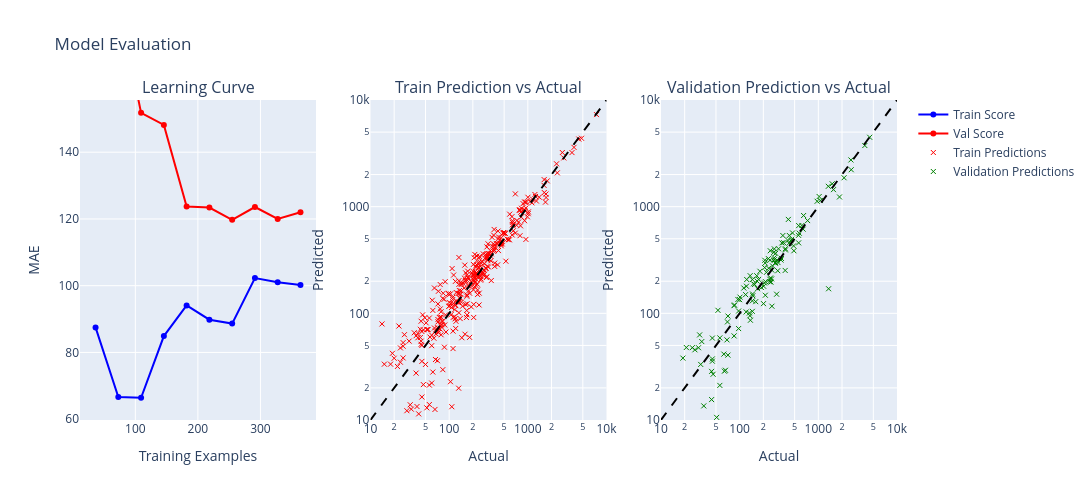

Notebook code for this chart:
### Code cell
plotting_pred_vs_actual_LC(pipeline3, X_train_ride_3, y_train_ride_3, X_val_ride_3, y_val_ride_3, X_train_ride_T1, X_val_ride_T1)

### Figure 1 — Plotly figure (JSON) as saved in the notebook; plotly's stock layout.template omitted (floating-point values rounded to 4 significant figures; data arrays with more than 128 entries replaced by an {"elided": "..."} marker saying what was removed)
{"data": [{"hovertemplate": "Size: %{x:.0f}<br>MAE: %{y:.0f}s<extra></extra>", "line": {"color": "blue"}, "mode": "lines+markers", "name": "Train Score", "type": "scatter", "x": [36.4, 72.8, 109.2, 145.6, 182.0, 218.4, 254.8, 291.2, 327.6, 364.0], "xaxis": "x", "y": [87.49, 66.66, 66.39, 84.92, 94.07, 89.81, 88.64, 102.3, 101.0, 100.2], "yaxis": "y"}, {"hovertemplate": "Size: %{x:.0f}<br>MAE: %{y:.0f}s<extra></extra>", "line": {"color": "red"}, "mode": "lines+markers", "name": "Val Score", "type": "scatter", "x": [36.4, 72.8, 109.2, 145.6, 182.0, 218.4, 254.8, 291.2, 327.6, 364.0], "xaxis": "x", "y": [2346.0, 185.1, 151.8, 148.2, 123.7, 123.4, 119.7, 123.6, 120.0, 122.0], "yaxis": "y"}, {"customdata": {"elided": "364 int values"}, "hovertemplate": "<b>Segment ID:</b> %{text}<br><b>Actual:</b> %{x:.0f}s<br><b>Predicted:</b> %{y:.0f}s<extra></extra>", "marker": {"line": {"color": "red", "width": 1}, "size": 5, "symbol": "x-thin"}, "mode": "markers", "name": "Train Predictions", "text": {"elided": "364 float values"}, "type": "scatter", "x": {"elided": "364 int values"}, "xaxis": "x2", "y": {"elided": "364 float values"}, "yaxis": "y2"}, {"line": {"color": "black", "dash": "dash"}, "mode": "lines", "showlegend": false, "type": "scatter", "x": [10, 10000], "xaxis": "x2", "y": [10, 10000], "yaxis": "y2"}, {"customdata": {"elided": "132 int values"}, "hovertemplate": "<b>Segment ID:</b> %{text}<br><b>Actual:</b> %{x:.0f}s<br><b>Predicted:</b> %{y:.0f}s<extra></extra>", "marker": {"line": {"color": "green", "width": 1}, "size": 5, "symbol": "x-thin"}, "mode": "markers", "name": "Validation Predictions", "text": {"elided": "132 float values"}, "type": "scatter", "x": {"elided": "132 int values"}, "xaxis": "x3", "y": {"elided": "132 float values"}, "yaxis": "y3"}, {"line": {"color": "black", "dash": "dash"}, "mode": "lines", "showlegend": false, "type": "scatter", "x": [10, 10000], "xaxis": "x3", "y": [10, 10000], "yaxis": "y3"}], "layout": {"annotations": [{"font": {"size": 16}, "showarrow": false, "text": "Learning Curve", "x": 0.1444, "xanchor": "center", "xref": "paper", "y": 1, "yanchor": "bottom", "yref": "paper"}, {"font": {"size": 16}, "showarrow": false, "text": "Train Prediction vs Actual", "x": 0.5, "xanchor": "center", "xref": "paper", "y": 1, "yanchor": "bottom", "yref": "paper"}, {"font": {"size": 16}, "showarrow": false, "text": "Validation Prediction vs Actual", "x": 0.8556, "xanchor": "center", "xref": "paper", "y": 1, "yanchor": "bottom", "yref": "paper"}], "height": 500, "hovermode": "closest", "title": {"text": "Model Evaluation"}, "width": 1400, "xaxis": {"anchor": "y", "domain": [0, 0.2889], "title": {"text": "Training Examples"}}, "xaxis2": {"anchor": "y2", "domain": [0.3556, 0.6444], "range": [1, 4], "title": {"text": "Actual"}, "type": "log"}, "xaxis3": {"anchor": "y3", "domain": [0.7111, 1], "range": [1, 4], "title": {"text": "Actual"}, "type": "log"}, "yaxis": {"anchor": "x", "domain": [0, 1], "range": [59.75, 155.6], "title": {"text": "MAE"}}, "yaxis2": {"anchor": "x2", "domain": [0, 1], "range": [1, 4], "title": {"text": "Predicted"}, "type": "log"}, "yaxis3": {"anchor": "x3", "domain": [0, 1], "range": [1, 4], "title": {"text": "Predicted"}, "type": "log"}}}
